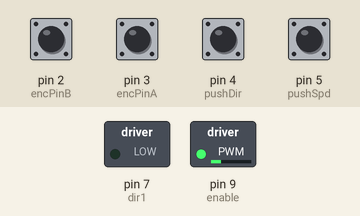
This sketch was run on a simulated Arduino Uno, built with avr-gcc and run on an emulated ATmega328P. On the bench: switched loads named in the sketch (green lamp = pin HIGH). Inputs (shaded band) come from the test bench; at power-on: pin 2 (encPinB), pin 3 (encPinA) HIGH, pin 4 (pushDir), pin 5 (pushSpd) LOW. Pins used as bus, display or sensor lines are not drawn; what the sketch prints to the serial monitor is not drawn.

Above: at 1.2 s.
1.3 s: pin 4 (pushDir) pulled HIGH for 0.15 s
At 2.6 s:
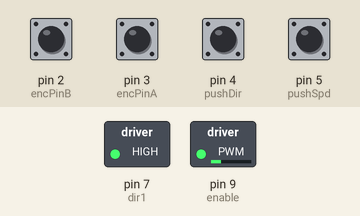
2.9 s: pin 5 (pushSpd) pulled HIGH for 0.15 s
At 3.8 s:
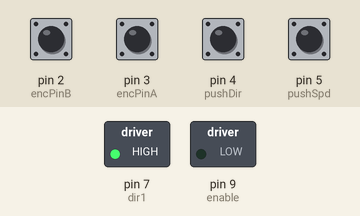
4.5 s: pin 4 (pushDir) pulled HIGH for 1 s
At 6.3 s:
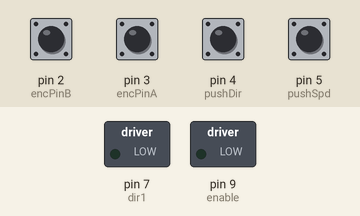
7.0 s: pin 4 (pushDir) pulled HIGH for 3.2 s
At 11.1 s:
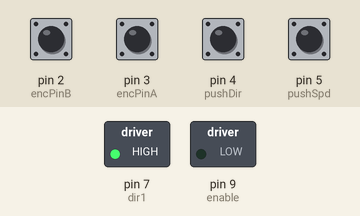
11.7 s: pin 5 (pushSpd) pulled HIGH for 1 s
At 13.0 s:
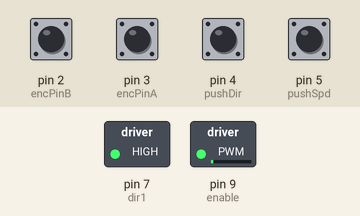
Timing chart, 0 to 14.7 s (numbered marks = the images above; inputs shaded):
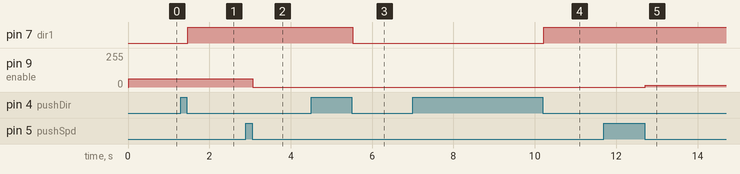

The sketch:

test_PWM_LEDs.ino
```cpp
//from http://howtomechatronics.com/tutorials/arduino/arduino-dc-motor-control-tutorial-l298n-pwm-h-bridge/
//PWM from 0 to 255 for some reason

#define enable 9
#define dir1 7
#define dir2 1
#define pushSpd 5
#define pushDir 4
#define encPinA 3
#define encPinB 2

int encoderA = 0;
int encoderB = 0;

int count = 0;
bool blocked = false;

int rotDirection = 0;
int pressed = false;
int pressedSpd = false;
int speed = 5;
int pwmOutput= 0;

void setup() {
  Serial.begin(9600);

  pinMode(enable, OUTPUT);
  pinMode(dir1, OUTPUT);
  pinMode(dir2, OUTPUT);
  pinMode(pushDir, INPUT);
  pinMode(pushSpd, INPUT);
  // Set initial rotation direction
  digitalWrite(dir1, LOW);
  digitalWrite(dir2, HIGH);
}

void loop() {

  encoderA = digitalRead(encPinA);
  encoderB = digitalRead(encPinB);

  //Serial.print("value: \n");
  Serial.println(encoderA);
  //Serial.println(encoderB);

  //debounce and read speed button
  if (digitalRead(pushSpd) == true) {
    pressedSpd = true;
  }
  while (digitalRead(pushSpd) == true);
  delay(20);
  if (pressedSpd == true) {
    if (speed == 5){
      speed = 0;
    }
    else {
      speed++;
    }
  }
  pressedSpd = false;

  //Serial.print("speed: \n");
  //Serial.print(speed);
  pwmOutput = map(speed, 0, 20, 0 , 255); // Map the speed value from 0 to 255
  analogWrite(enable, pwmOutput); // Send PWM signal to L298N Enable pin

  // Read button - Debounce
  if (digitalRead(pushDir) == true) {
    pressed = !pressed;
  }
  while (digitalRead(pushDir) == true);
  delay(20);
  // If button is pressed - change rotation direction
  if (pressed == true  & rotDirection == 0) {
    Serial.print("Dir1 \n");
    digitalWrite(dir1, HIGH);
    digitalWrite(dir2, LOW);
    rotDirection = 1;
    delay(20);
  }
  // If button is pressed - change rotation direction
  if (pressed == false & rotDirection == 1) {
    Serial.print("dir2 \n");
    digitalWrite(dir1, LOW);
    digitalWrite(dir2, HIGH);
    rotDirection = 0;
    delay(20);
  }

    // Logic for counting the posedge
  if( !encoderA & blocked == false){
    Serial.println(count);
    blocked = true;
    count++;
  }

  if ( encoderA ){
    blocked = false;
  }


}
```

Measured:
- after the input at 1.3 s, pin 7 (dir1): LOW → HIGH after 0.17 s
- after the input at 2.9 s, pin 9 (enable): 63/255 → 0/255 after 0.17 s
- after the input at 4.5 s, pin 7 (dir1): HIGH → LOW after 1.0 s
- after the input at 7.0 s, pin 7 (dir1): LOW → HIGH after 3.2 s
- after the input at 11.7 s, pin 9 (enable): 0/255 → 12/255 after 1.0 s
